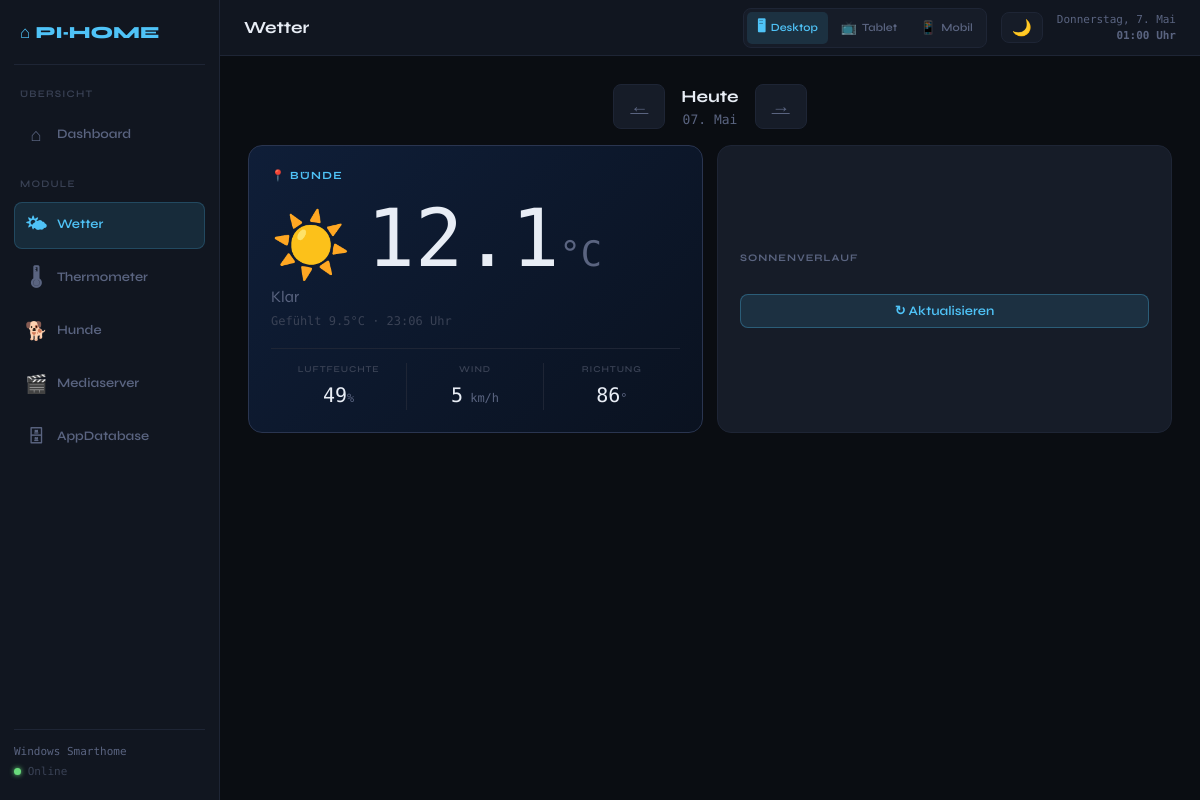
Page /weather on the earlier database version.
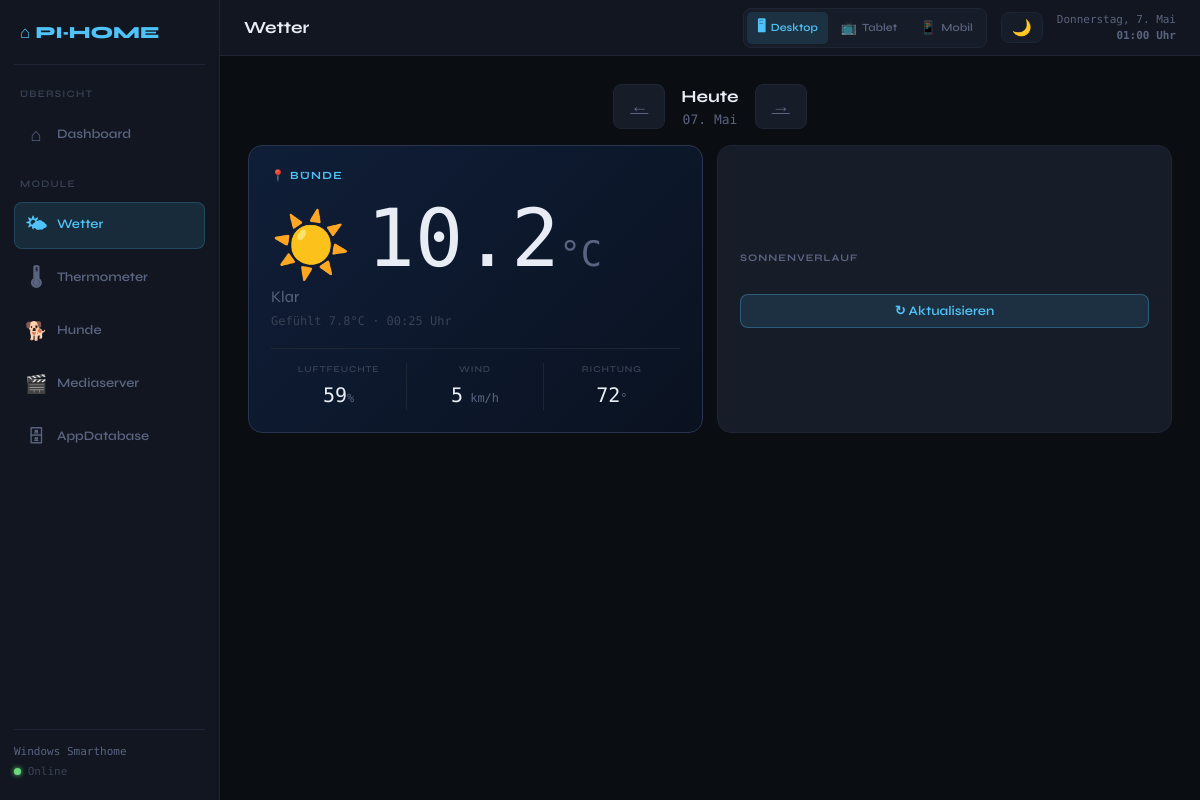
Same page on the later database version.
### tables this page shows
CREATE TABLE weather_current (
            id            INTEGER PRIMARY KEY AUTOINCREMENT,
            timestamp     TEXT NOT NULL,
            temperature   REAL, feels_like REAL, humidity INTEGER,
            wind_speed    REAL, wind_direction INTEGER,
            weather_code  INTEGER, description TEXT, is_day INTEGER
        );

### web/routes.py (the view)
@bp.route("/weather")
def weather_page():
    from datetime import datetime, timedelta
    n    = now_local()
    date_str  = request.args.get("date", n.strftime("%Y-%m-%d"))
    try:
        sel_date  = datetime.strptime(date_str, "%Y-%m-%d")
    except Exception:
        sel_date  = n.replace(tzinfo=None)
    today_str = n.strftime("%Y-%m-%d")
    is_today  = date_str == today_str
    prev_date = (sel_date - timedelta(days=1)).strftime("%Y-%m-%d")
    next_date = (sel_date + timedelta(days=1)).strftime("%Y-%m-%d")
    max_date  = (n + timedelta(days=6)).strftime("%Y-%m-%d")
    from core.database import get_connection as _gc
    _conn = _gc()
    _row  = _conn.execute("SELECT MIN(date) as d FROM weather_hourly").fetchone()
    _conn.close()
    min_date = (_row["d"] if _row and _row["d"] else today_str)
    from core.database import get_connection as gc2
    conn2  = gc2()
    hourly = [dict(r) for r in conn2.execute(
        "SELECT * FROM weather_hourly WHERE date=? ORDER BY hour_time ASC", (date_str,)
    ).fetchall()]
    day_entry = None
    for d in weather.get_forecast():
        if d.get("forecast_date") == date_str:
            day_entry = d
            break
    conn2.close()
    return render_template("weather.html",
        current    = weather.get_current() if is_today else None,
        day_entry  = day_entry,
        rain_top   = getattr(config, "WEATHER_RAIN_OPACITY_TOP", 0.55),
        rain_btm   = getattr(config, "WEATHER_RAIN_OPACITY_BTM", 0.08),
        rain_brd   = getattr(config, "WEATHER_RAIN_BORDER", 0.6),
        temp_fill  = getattr(config, "WEATHER_TEMP_OPACITY", 0.32),
        forecast   = weather.get_forecast(),
        hourly     = hourly,
        ti         = time_info(),
        location   = config.LOCATION_NAME,
        now_hour   = n.strftime("%H"),
        now_minute = n.minute,
        now_month  = n.month - 1,
        sel_date   = date_str,
        is_today   = is_today,
        prev_date  = prev_date,
        next_date  = next_date,
        min_date   = min_date,
        max_date   = max_date,
        sel_weekday= ["Montag","Dienstag","Mittwoch","Donnerstag","Freitag","Samstag","Sonntag"][sel_date.weekday()],
        sel_datefmt= sel_date.strftime("%d. ") + ["Januar","Februar","März","April","Mai","Juni","Juli","August","September","Oktober","November","Dezember"][sel_date.month-1],
    )

### core/database.py (called while the page is built)
def get_connection():
    conn = sqlite3.connect(config.DB_PATH, check_same_thread=False)
    conn.row_factory = sqlite3.Row
    conn.execute("PRAGMA journal_mode=WAL")
    return conn

### web/templates/weather.html (shortened to what this page needs)
{% extends "base.html" %}
{% block page_title %}Wetter{% endblock %}
{% block content %}
<div style="display:flex;align-items:center;justify-content:center;gap:16px;margin-bottom:16px;" class="fu">
  {% if prev_date >= min_date %}
  <a href="/weather?date={{ prev_date }}" class="btn" style="font-size:18px;padding:8px 16px;">←</a>
  {% else %}
  <button class="btn" disabled style="font-size:18px;padding:8px 16px;opacity:.3;">←</button>
  {% endif %}
  <div style="text-align:center;">
    <div style="font-size:17px;font-weight:700;">
      {% if is_today %}Heute{% else %}{{ sel_weekday }}{% endif %}
    </div>
    <div style="font-size:13px;color:var(--muted);font-family:var(--mono);">{{ sel_datefmt }}</div>
  </div>
  {% if next_date <= max_date %}
  <a href="/weather?date={{ next_date }}" class="btn" style="font-size:18px;padding:8px 16px;">→</a>
  {% else %}
  <button class="btn" disabled style="font-size:18px;padding:8px 16px;opacity:.3;">→</button>
  {% endif %}
</div>
{% if current %}
<div class="w-hero fu">
  <div class="wh-main">
    <div class="wl">📍 {{ location }}</div>
    <div class="wr"><div class="we">{{ current.emoji }}</div><div class="wt">{{ current.temperature|round(1) }}<span class="u">°C</span></div></div>
    <div class="wd">{{ current.description }}</div>
    <div class="wf">Gefühlt {{ current.feels_like|round(1) }}°C · {{ current.timestamp[11:16] }} Uhr</div>
    <div class="w-stats">
      <div class="ws-i"><div class="ws-l">Luftfeuchte</div><div class="ws-v">{{ current.humidity }}<span class="ws-u">%</span></div></div>
      <div class="ws-i"><div class="ws-l">Wind</div><div class="ws-v">{{ current.wind_speed|round(0)|int }}<span class="ws-u"> km/h</span></div></div>
      <div class="ws-i"><div class="ws-l">Richtung</div><div class="ws-v">{{ current.wind_direction or '—' }}<span class="ws-u">°</span></div></div>
    </div>
  </div>
  <div class="wh-sun">
    <div class="ct">Sonnenverlauf</div>
    {% set sun_src = day_entry if day_entry else (forecast|selectattr("is_today")|first if forecast else none) %}
    {% if is_today %}
    <button class="btn ba" style="width:100%;justify-content:center;margin-top:16px;" onclick="refreshW(this)">↻ Aktualisieren</button>
    {% endif %}
  </div>
</div>
{% endif %}
{% endblock %}

### web/templates/base.html (shortened to what this page needs)
<!DOCTYPE html>
<html lang="de">
<head>
</head>
<body class="lm-desktop">
<div class="layout">
<aside class="sidebar">
  <div class="logo"><span>⌂ </span><span class="lt">PI<span>·</span>HOME</span></div>
  <span class="nl">Übersicht</span>
  <a href="/"        class="nav {% if request.path=='/' %}active{% endif %}"><span class="ic">⌂</span><span class="lt">Dashboard</span></a>
  <span class="nl">Module</span>
  <a href="/weather"    class="nav {% if request.path=='/weather' %}active{% endif %}"><span class="ic">🌤</span><span class="lt">Wetter</span></a>
  <a href="/thermopro" class="nav {% if request.path=='/thermopro' %}active{% endif %}"><span class="ic">🌡</span><span class="lt">Thermometer</span></a>
  <a href="/hunde"     class="nav {% if request.path=='/hunde' %}active{% endif %}"><span class="ic">🐕</span><span class="lt">Hunde</span></a>
  <a href="/media"   class="nav {% if request.path=='/media' %}active{% endif %}"><span class="ic">🎬</span><span class="lt">Mediaserver</span></a>
  <a href="/appdb"   class="nav {% if request.path=='/appdb' %}active{% endif %}"><span class="ic">🗄</span><span class="lt">AppDatabase</span></a>
  <div class="sf"><div class="sn">Windows Smarthome</div><div><span class="dot"></span> Online</div></div>
</aside>
<header class="topbar">
  <div class="tp-title">{% block page_title %}Dashboard{% endblock %}</div>
  <div style="display:flex;align-items:center;gap:14px;margin-left:auto;">
    <div class="lsw">
      <button class="lsb" data-lm="desktop">🖥<span class="ll"> Desktop</span></button>
      <button class="lsb" data-lm="tablet">📺<span class="ll"> Tablet</span></button>
      <button class="lsb" data-lm="mobile">📱<span class="ll"> Mobil</span></button>
    </div>
    <button id="themeToggle" onclick="toggleTheme()" style="padding:5px 10px;border-radius:var(--rs);border:1px solid var(--border);background:var(--bg-card);color:var(--muted);font-size:16px;cursor:pointer;transition:all .15s;">🌙</button>
    <div class="tp-meta">{% if ti %}{{ ti.weekday }}, {{ ti.day }}. {{ ti.month }}<br><strong>{{ ti.time }} Uhr</strong>{% endif %}</div>
  </div>
</header>
<main class="main">{% block content %}{% endblock %}</main>
</div>
</body>
</html>

### web/templates/base.html (style rules this page uses)
*,*::before,*::after { box-sizing:border-box;margin:0;padding:0; }
:root { --bg:#0a0d12;--bg-panel:#111620;--bg-card:#161c28; --border:#1e2535;--glow:#2a3550; --text:#e8edf5;--muted:#5a6480;--dim:#3a4255; --accent:#4fc3f7;--abg:rgba(79,195,247,0.12); --green:#69db7c;--warm:#ffb347;--red:#ff6b6b;--purple:#7c83ff; --r:14px;--rs:8px; --font:'Syne',sans-serif;--mono:'DM Mono',monospace; --sw:220px;--th:56px;--pad:28px;--cp:22px;--fs:15px; }
html,body { height:100%;background:var(--bg);color:var(--text);font-family:var(--font);font-size:var(--fs);line-height:1.5; }
.layout { display:grid;grid-template-columns:var(--sw) 1fr;grid-template-rows:var(--th) 1fr;min-height:100vh; }
.sidebar { grid-row:1/-1;background:var(--bg-panel);border-right:1px solid var(--border);padding:20px 14px;display:flex;flex-direction:column;gap:6px;position:sticky;top:0;height:100vh;overflow:hidden;width:var(--sw); }
.logo { font-size:17px;font-weight:800;padding:0 6px 18px;border-bottom:1px solid var(--border);margin-bottom:4px;white-space:nowrap; }
.logo span { color:var(--accent); }
.nl { font-size:10px;font-weight:600;letter-spacing:.12em;text-transform:uppercase;color:var(--dim);padding:12px 6px 4px; }
.nav { display:flex;align-items:center;gap:10px;padding:9px 10px;border-radius:var(--rs);color:var(--muted);text-decoration:none;font-size:13px;font-weight:600;transition:all .15s;border:1px solid transparent;white-space:nowrap; }
.nav.active { background:var(--abg);color:var(--accent);border-color:rgba(79,195,247,.2); }
.nav .ic { font-size:18px;width:22px;text-align:center;flex-shrink:0; }
.sf { margin-top:auto;padding-top:14px;border-top:1px solid var(--border);font-family:var(--mono);font-size:11px;color:var(--dim); }
.sf .sn { color:var(--muted);margin-bottom:3px; }
.dot { width:7px;height:7px;border-radius:50%;background:var(--green);display:inline-block;box-shadow:0 0 5px var(--green);animation:pulse 2.5s infinite; }
.topbar { background:var(--bg-panel);border-bottom:1px solid var(--border);padding:0 24px;display:flex;align-items:center;justify-content:space-between;height:var(--th);gap:12px; }
.tp-title { font-size:17px;font-weight:700; }
.tp-meta { font-family:var(--mono);font-size:11px;color:var(--muted);text-align:right;line-height:1.4; }
.lsw { display:flex;gap:3px;background:var(--bg-card);border:1px solid var(--border);border-radius:var(--rs);padding:3px; }
.lsb { padding:5px 10px;border-radius:5px;border:none;background:transparent;color:var(--muted);font-size:13px;cursor:pointer;transition:all .15s;display:flex;align-items:center;gap:5px;font-family:var(--font);font-weight:600; }
.lsb.active { background:var(--abg);color:var(--accent); }
.lsb .ll { font-size:11px; }
.main { padding:var(--pad);overflow-y:auto; }
.ct { font-size:10px;font-weight:700;letter-spacing:.1em;text-transform:uppercase;color:var(--muted);margin-bottom:12px; }
.btn { display:inline-flex;align-items:center;gap:6px;padding:8px 16px;border-radius:var(--rs);border:1px solid var(--border);background:var(--bg-card);color:var(--muted);font-family:var(--font);font-size:13px;font-weight:600;cursor:pointer;transition:all .15s; }
.ba { background:var(--abg);border-color:rgba(79,195,247,.3);color:var(--accent); }
.fu { animation:fadeUp .35s ease both; }

Differences in the rows shown:
no longer on this page (row unchanged): weather_current: temperature "12.1", description "Klar", feels_like "9.5", timestamp "23:06", humidity "49", wind_speed "5", wind_direction "86"
added weather_current: temperature "10.2", description "Klar", feels_like "7.8", timestamp "00:25", humidity "59", wind_speed "5", wind_direction "72"
